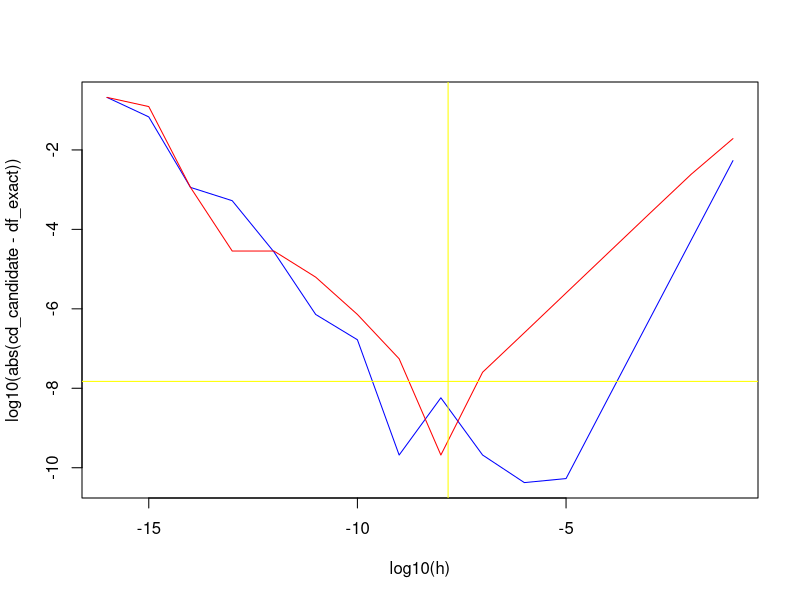

The R source for this figure:
## ---- chunk 1
knitr::opts_chunk$set(echo = TRUE)
## ---- chunk 2
f = function(x) cos(sin(x)*cos(x))
df.exact = function(x) -cos(2*x)*sin(sin(x)*cos(x))
df.FD = function(x, h) (f(x + h) - f(x))/h
df.CD = function(x, h) (f(x+h) - f(x-h))/(2*h)
x <- pi/3
df_exact <- df.exact(x) ; df_exact
## ---- chunk 3
eps <- .Machine$double.eps
cd_candidate <- fd_candidate <- h <- numeric(16)


for (i in 1:16){
  h[i] <- 10^(-i)
  fd_candidate[i] <- df.FD(x,h[i])
  cd_candidate[i] <- df.CD(x,h[i])}

# Plotter både CD = rød og FD = blå i samme plot.
plot(log10(h),log10(abs(cd_candidate - df_exact)) , type = "l" , col = "blue")
lines(log10(h),log10(abs(fd_candidate - df_exact)) , col = "red")

abline(v = log10(sqrt(eps)), col = "yellow")
abline(h = log10(sqrt(eps)), col = "yellow")
## ---- chunk 4
h <- 1e-3
v1 <- df.FD(x, h)
v2 <- df.FD(x, 2*h)
v4 <- df.FD(x, 4*h)
order_ratio_FD <- (v2 - v4)/(v1 - v2) ;order_ratio_FD

v1 <- df.CD(x, h^2)
v2 <- df.CD(x, 2*h^2)
v4 <- df.CD(x, 4*h^2)
order_ratio_CD <- (v2 - v4)/(v1 - v2) ;order_ratio_CD
## ---- chunk 5

## ---- chunk 6

